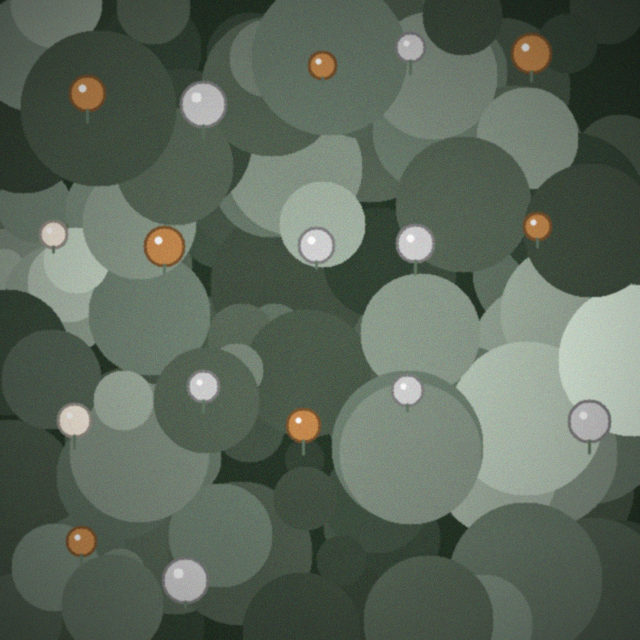
#> input picture data/images/test_synthetic/trichome_amber_peak_640px.png, 640 x 640 px; its folder holds only this picture in this run
$ python -i composite.py   (imports and definitions only)   (older library calls are emulated)
#> lines starting #> are read from the running program, lines starting #| are printed output that depends on the picture
"""
focus.metrics.composite — Composite focus scoring for microscopy images.

WHY FOCUS SCORING MATTERS:
Out-of-focus trichomes produce unreliable analysis results:
- Detection: reduced recall (missed trichomes) + increased false positives
- Segmentation: blurred boundaries → inaccurate measurements
- Maturity analysis: blurred color regions → misclassification
- Morphology: loss of structural detail → wrong type classification

For video analysis, focus scoring drives frame selection:
select the N sharpest frames from a session video.

METRICS IMPLEMENTED:

1. Laplacian Variance (LVAR)
   - Fastest metric. Good for overall focus assessment.
   - Computes variance of Laplacian-filtered image.
   - Unfocused images have lower high-frequency content → lower variance.
   - Reference: Pertuz, S. et al. (2013). Analysis of focus measure operators
     for shape-from-focus. Pattern Recognition 46(5):1415-1432.

2. Tenengrad (TENG)
   - Sobel gradient magnitude sum. More robust than LVAR for bright-field.
   - Reference: Krotkov, E. (1988). Focusing. IJCV 1(3):223-237.

3. Normalized Variance (NVAR)
   - Variance normalized by mean intensity. Illumination-invariant.

4. Frequency Domain (FFT)
   - High-frequency content in DCT/FFT. Most robust but slower.
   - Best for detecting subtle focus differences in stacks.

COMPOSITE SCORE:
Weighted combination of all metrics, normalized to [0, 1].
Weights determined empirically on microscopy focus stack datasets.

High score (>0.7): Sharp, suitable for analysis
Medium (0.4-0.7):  Acceptable with caveats
Low (<0.4):        Too blurry — reject or flag for review
"""

from __future__ import annotations

from dataclasses import dataclass

import cv2
import numpy as np
from numpy.typing import NDArray


@dataclass
class FocusScoreResult:
    """Comprehensive focus assessment for a single image."""

    composite: float
    """Combined focus score in [0, 1]. Primary metric."""

    laplacian_variance: float
    tenengrad: float
    normalized_variance: float
    fft_score: float

    quality_label: str
    """Human-readable quality assessment."""

    region_scores: NDArray[np.float32] | None = None
    """Per-region scores as 2D grid (if regional analysis requested)."""

    @property
    def is_acceptable(self) -> bool:
        return self.composite >= 0.40

    @property
    def is_good(self) -> bool:
        return self.composite >= 0.70

    # [9 lines left out: function to_dict, not called in this run]


def compute_laplacian_variance(gray: NDArray[np.uint8]) -> float:
    """
    Laplacian variance focus metric.

    Applies Laplacian filter and measures output variance.
    Sharp images have high-frequency edges → high variance.
    Blurry images have smooth gradients → low variance.

    Computational cost: Very low (single 3×3 convolution).

    Args:
        gray: Grayscale image (H, W) uint8

    Returns:
        Laplacian variance (unbounded positive float).
        Typical range for microscopy: 50-5000.
    """
    laplacian = cv2.Laplacian(gray, cv2.CV_64F)
    return float(laplacian.var())


def compute_tenengrad(
    gray: NDArray[np.uint8],
    threshold: float = 0.0,
) -> float:
    """
    Tenengrad focus measure.

    Uses Sobel operator to compute gradient magnitude.
    Sum of squared gradients above threshold.

    More robust than Laplacian variance for:
    - Images with specular reflections (common in microscopy)
    - High-noise images (Sobel is less noise-sensitive than Laplacian)

    Args:
        gray: Grayscale image
        threshold: Gradient magnitude threshold (default 0 = no thresholding)

    Returns:
        Mean squared gradient magnitude (normalized by pixel count).
    """
    gx = cv2.Sobel(gray, cv2.CV_64F, 1, 0, ksize=3)
    gy = cv2.Sobel(gray, cv2.CV_64F, 0, 1, ksize=3)
    grad_mag_sq = gx ** 2 + gy ** 2

    if threshold > 0:
        grad_mag_sq = grad_mag_sq[grad_mag_sq > threshold ** 2]

    return float(grad_mag_sq.mean()) if grad_mag_sq.size > 0 else 0.0


# [136 lines left out: functions compute_normalized_variance, compute_fft_score, compute_focus_score, not called in this run]


def _compute_regional_scores(
    gray: NDArray[np.uint8],
    grid: tuple[int, int],
) -> NDArray[np.float32]:
    """
    Compute focus scores on a spatial grid of image regions.

    Returns a 2D array where each cell is the composite focus score
    for that region. Useful for generating focus heatmaps.
    """
#> called with grid = (8, 8)
    rows, cols = grid
    h, w = gray.shape
#> h = 640; w = 640
    scores = np.zeros((rows, cols), dtype=np.float32)

    row_step = h // rows
#> row_step = 80
    col_step = w // cols
#> col_step = 80

    for r in range(rows):
        for c in range(cols):
            y1 = r * row_step
            y2 = (r + 1) * row_step if r < rows - 1 else h
            x1 = c * col_step
            x2 = (c + 1) * col_step if c < cols - 1 else w
            region = gray[y1:y2, x1:x2]
            if region.size > 0:
                lvar = compute_laplacian_variance(region)
                teng = compute_tenengrad(region)
                scores[r, c] = float(np.clip(
                    0.5 * min(lvar / 3000, 1) + 0.5 * min(teng / 50000, 1),
                    0, 1
                ))
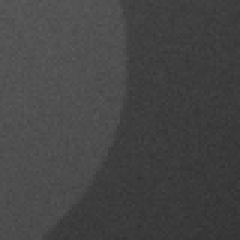
#> region: shape (80, 80) (shown 3 times larger); min 50, max 91, mean 68.7

    return scores


def generate_focus_heatmap(
    image: NDArray[np.uint8],
    grid: tuple[int, int] = (8, 8),
) -> NDArray[np.uint8]:
    """
    Generate a color-coded focus heatmap overlay.

    Red = blurry regions, Green = sharp regions.
    Useful for guiding microscope adjustment in live mode.

    Returns:
        Color heatmap as RGB image (H, W, 3)
    """
    if image.ndim == 3:
        gray = cv2.cvtColor(image, cv2.COLOR_RGB2GRAY)
    else:
        gray = image

    region_scores = _compute_regional_scores(gray, grid)
    h, w = gray.shape
#> h = 640; w = 640

    # Resize score grid to full image size
    score_map = cv2.resize(
        (region_scores * 255).astype(np.uint8),
        (w, h),
        interpolation=cv2.INTER_CUBIC,
    )
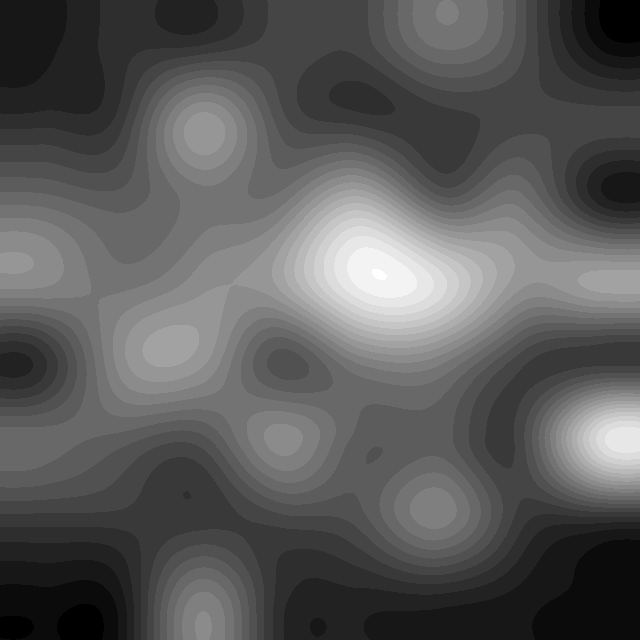
#> score_map: shape (640, 640); min 4, max 26, mean 11.8; drawn with min black and max white

    # Apply colormap: use RdYlGn if available (OpenCV ≥ 4.x), else JET
    _cmap = getattr(cv2, "COLORMAP_RdYlGn", cv2.COLORMAP_JET)
    heatmap_bgr = cv2.applyColorMap(score_map, _cmap)
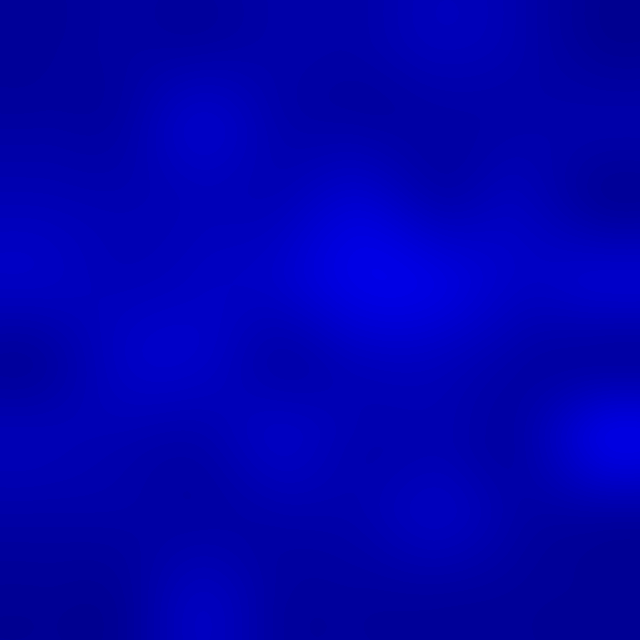
#> heatmap_bgr: shape (640, 640, 3); mean B, G, R 175.3, 0, 0
    return cv2.cvtColor(heatmap_bgr, cv2.COLOR_BGR2RGB)


# [16 lines left out: function rank_frames_by_focus, not called in this run]

>>> import cv2
>>> picture = cv2.cvtColor(cv2.imread('../../data/images/test_synthetic/trichome_amber_peak_640px.png'), cv2.COLOR_BGR2RGB)
>>> result = generate_focus_heatmap(picture)

$ run again, on data/images/test_synthetic/trichome_clear_dominant_960px.png
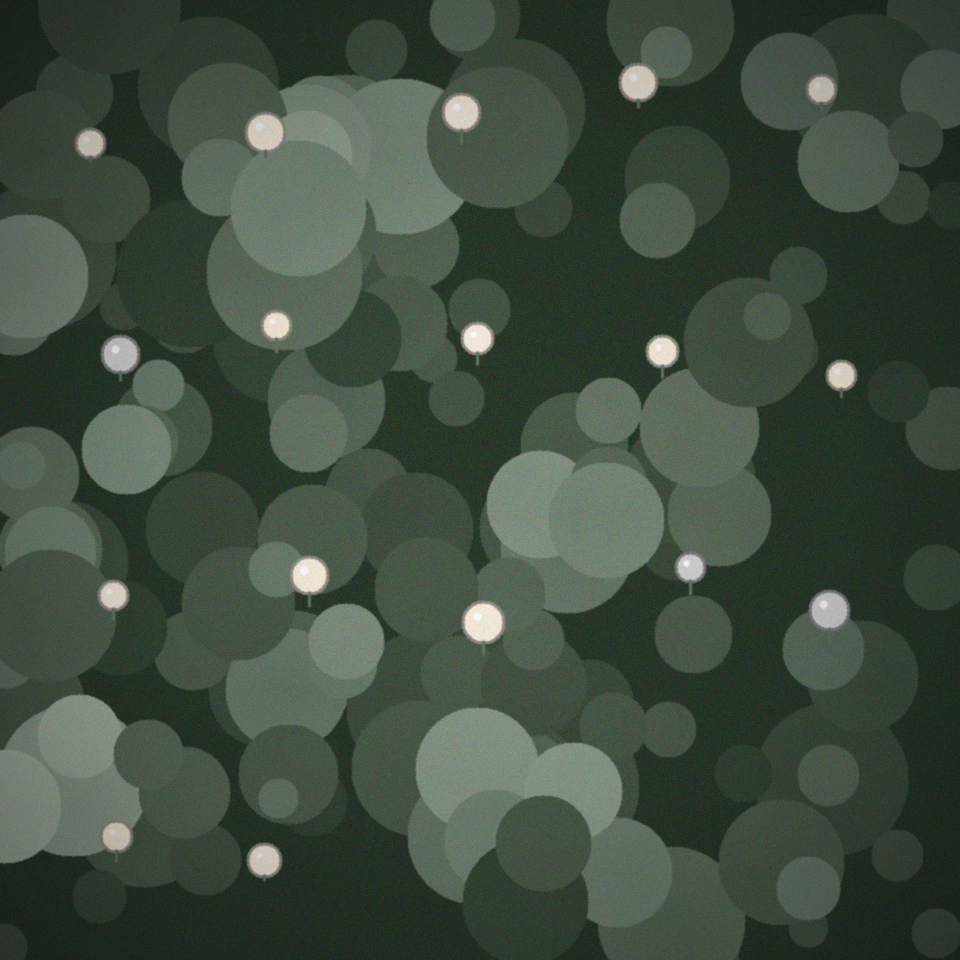
#> input picture data/images/test_synthetic/trichome_clear_dominant_960px.png, 960 x 960 px
#> after the loop in _compute_regional_scores, `for r in range(rows):`:
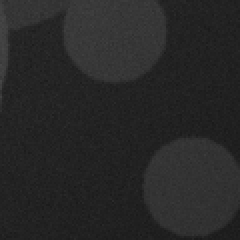
#> region: shape (120, 120) (shown 2 times larger); min 25, max 71, mean 39.7
#> in generate_focus_heatmap, `heatmap_bgr = cv2.applyColorMap(score_map, _cmap)`:
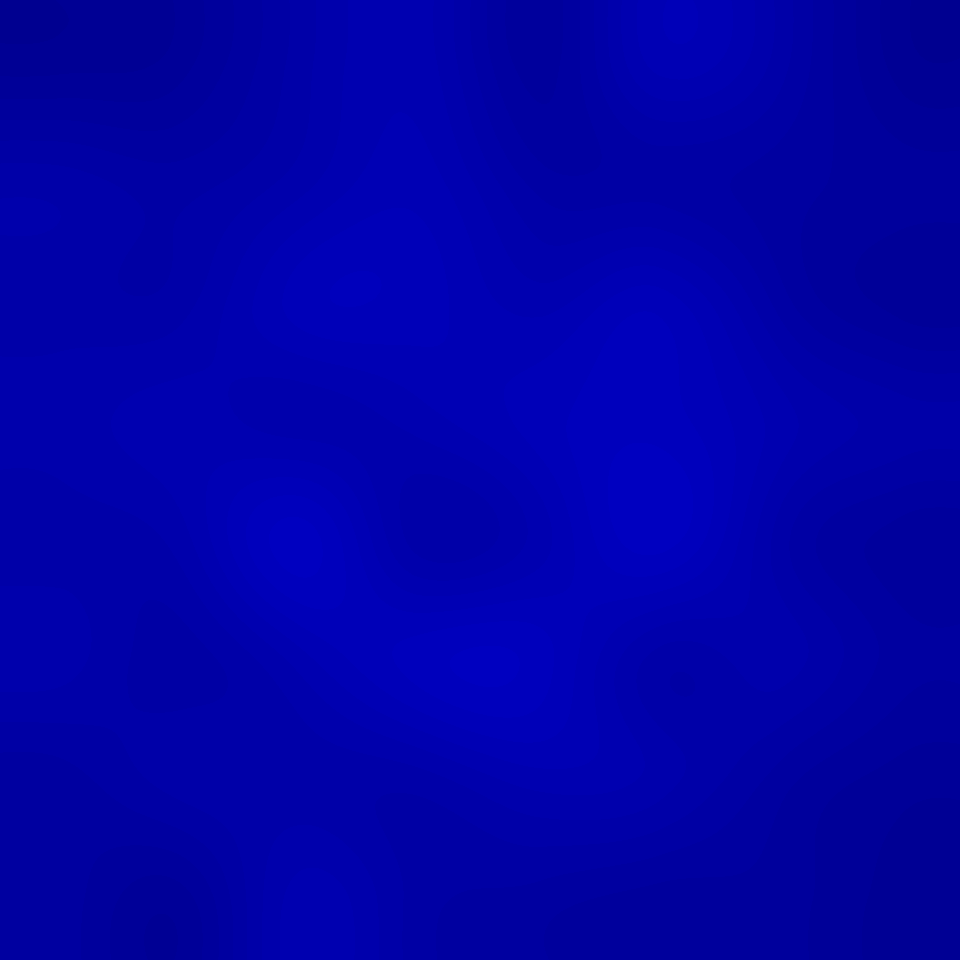
#> heatmap_bgr: shape (960, 960, 3); mean B, G, R 168.7, 0, 0

$ run again, on data/images/test_synthetic/trichome_cloudy_dominant_960px.png
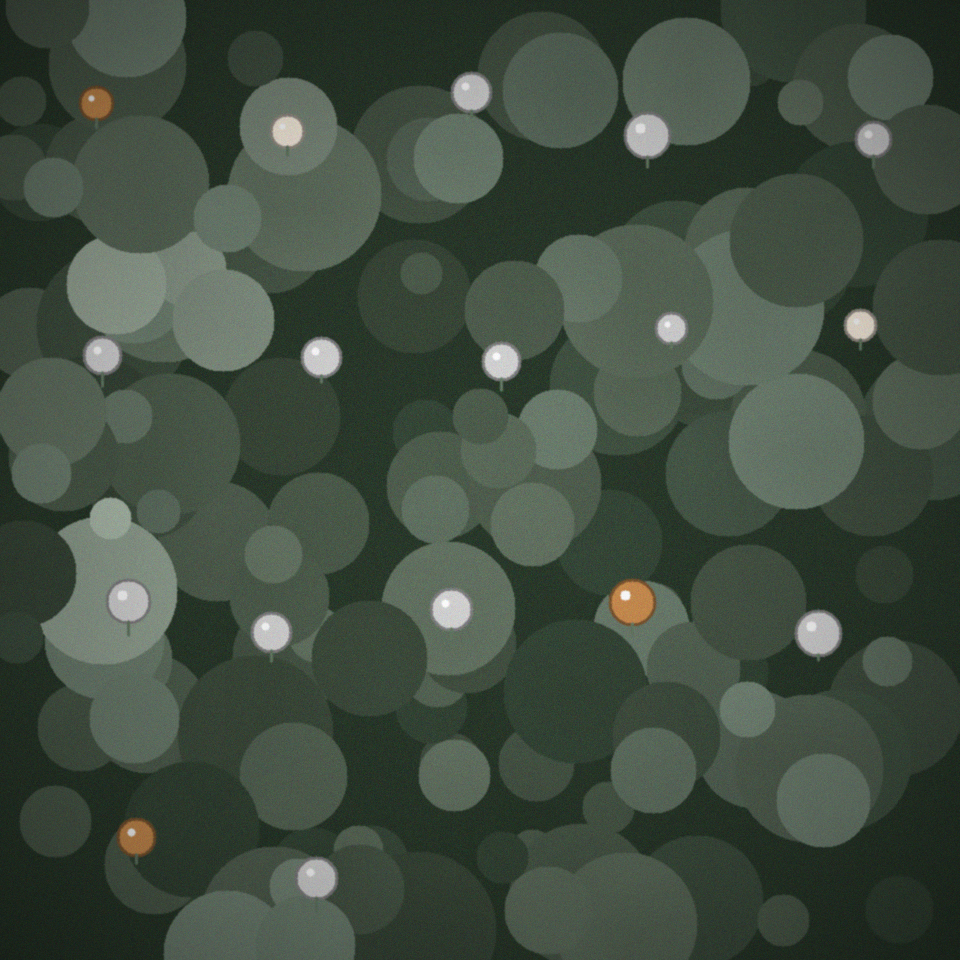
#> input picture data/images/test_synthetic/trichome_cloudy_dominant_960px.png, 960 x 960 px
#> after the loop in _compute_regional_scores, `for r in range(rows):`:
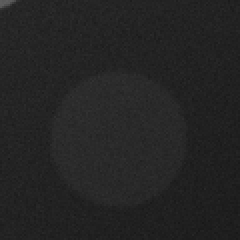
#> region: shape (120, 120) (shown 2 times larger); min 24, max 95, mean 36.1
#> in generate_focus_heatmap, `heatmap_bgr = cv2.applyColorMap(score_map, _cmap)`:
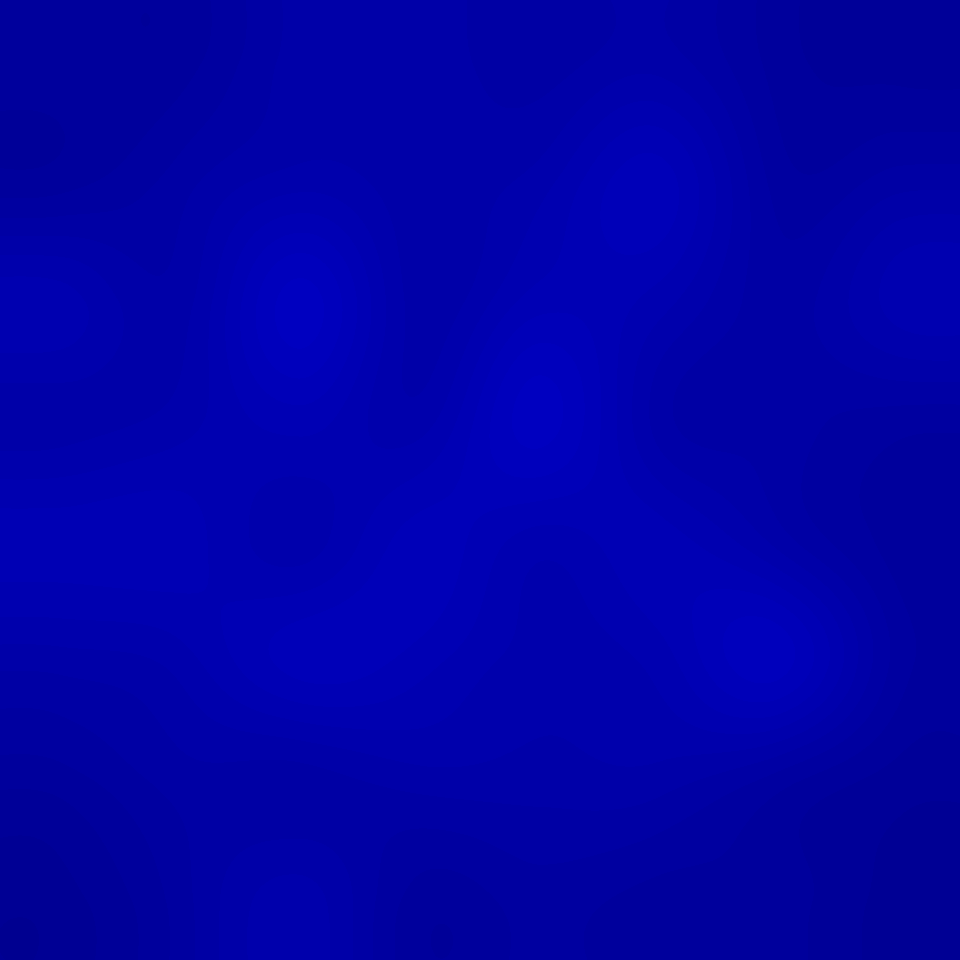
#> heatmap_bgr: shape (960, 960, 3); mean B, G, R 168.1, 0, 0
